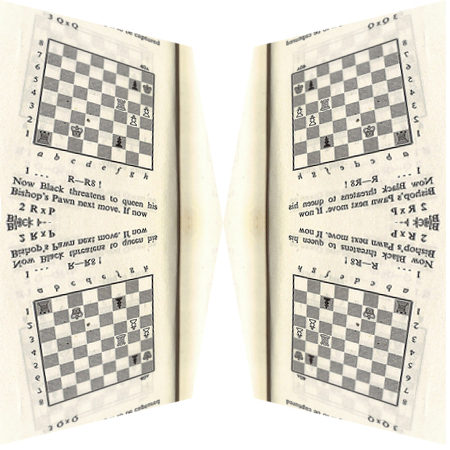
#> input picture notebooks/orig.png, 450 x 450 px
$ jupyter execute --allow-errors expt1.ipynb   (shell and % lines are left out)
#> lines starting #> are read from the running program, lines starting #| are printed output that depends on the picture; after the words box and inside, x2 and y2 are one past the last pixel; in counts of white or black regions, pixels touching at a corner belong together
### src/findchess.py
#!/bin/env python3

from __future__ import annotations
import cv2
import numpy as np
import argparse
import sys
# from scalene import scalene_profiler  # SIGSEGV; possible issue with cv2
from numpy.typing import NDArray
from typing import Type, List, Dict, Tuple, Optional, Union

BGRColor = Tuple[int, int, int]
Coord = Tuple[float, float]
GridCoord = Tuple[int, int]
CV2Contour = NDArray

MISSING_BOARD = -1, -1
UNKNOWN = -1
RED = (0, 0, 255)  # BGR
MAX_SEGMENT = 1000  # pixels


class LineError(Exception):
    pass


class Line:
    """
    Representation of a line in Hough space.
    """

    def __init__(self, rho: float, theta: float):

        if rho < 0:
            raise LineError(f"Expected parameter rho >= 0 but got rho = {rho:.3f}")

        if theta < 0 or theta > np.pi:
            raise LineError(f"Expected parameter theta to be >= 0 and < np.pi but got theta = {theta:.3f}")

        self._rho = rho
        self._theta = theta
        self._cos_factor: float = np.cos(theta)
        self._sin_factor: float = np.sin(theta)
        self._center: Coord = self._cos_factor * rho, self._sin_factor * rho

    def get_center(self) -> Coord:
        return self._center

    def get_rho(self) -> float:
        return self._rho

    def get_theta(self) -> float:
        return self._theta

    # [22 lines left out: function get_segment, not called in this run]

    def inside_threshold_range(self, threshold: float = np.pi/4) -> bool:
        return self._theta > threshold and self._theta < (np.pi - threshold)

    def intersect(self, line: Line) -> Coord:
        ct1, st1 = self._cos_factor, self._sin_factor
        ct2, st2 = line._cos_factor, line._sin_factor
        d = ct1 * st2 - st1 * ct2

        if np.isclose(d, 0.0):  # default atol = 1e-8
            raise LineError('Parallel lines: %s, %s)' % (str(self), str(line)))

        x = (st2 * self._rho - st1 * line._rho) / d
        y = (-ct2 * self._rho + ct1 * line._rho) / d
        return (x, y)

    def draw(self, image, length: int = MAX_SEGMENT, color: BGRColor = RED, thickness: int = 2):
        p1, p2 = self.get_segment(length, length)
        cv2.line(image, p1, p2, color, thickness)

    def __repr__(self) -> str:
        return "(t: %.2fdeg, r: %.0f)" % (self._theta * 180/np.pi, self._rho)

    def __eq__(self, line: Line) -> bool:
        return np.isclose(self._rho, line._rho) and np.isclose(self._theta, line._theta)  # atol = 1e-8

    @staticmethod
    def partition_lines(lines: List[Line]) -> tuple[List[Line], List[Line]]:
        inside = list(filter(lambda line: line.inside_threshold_range(), lines))
        outside = list(filter(lambda line: not line.inside_threshold_range(), lines))
        return inside, outside

    @staticmethod
    def discard_close_lines(sorted_lines: List[Line], horizontal: bool = True, threshold: int = 40) -> List[Line]:

        index = 1 if horizontal else 0

        def find_cluster_starting_at(i):
            start = i
            start_center = sorted_lines[start]._center[index]
            while i < len(sorted_lines) and (sorted_lines[i]._center[index] - start_center < threshold):
                i += 1
            middle = (i - start)//2
            return sorted_lines[start + middle], i

        next = 0
        filtered = []
        while next < len(sorted_lines):
            cluster_middle, next = find_cluster_starting_at(next)
            filtered.append(cluster_middle)

        return filtered


class Contours:

    def __init__(self, img: NDArray):
        im_gray = cv2.cvtColor(img, cv2.COLOR_BGR2GRAY)
        _, self.im_bw = cv2.threshold(im_gray, 128, 255, cv2.THRESH_BINARY | cv2.THRESH_OTSU)
        self.contours, self.hierarchy = cv2.findContours(self.im_bw, cv2.RETR_CCOMP, cv2.CHAIN_APPROX_TC89_KCOS)

    def __getitem__(self, index: int):
        return self.contours[index]

    # [11 lines left out: function longest, not called in this run]

    def filter(self, min_ratio_bounding=0.6, min_area_percentage=0.01, max_area_percentage=0.40) -> List[CV2Contour]:
        """Filters a contour list based on some rules. If hierarchy != None,
        only top-level contours are considered.
        :param min_ratio_bounding: minimum contour area vs. bounding box area ratio
        :param min_area_percentage: minimum contour vs. image area percentage
        :param max_area_percentage: maximum contour vs. image area percentage
        :returns: list of contours
        """

        hierarchy = self.hierarchy
        if hierarchy is None:
            return []

        while len(hierarchy.shape) > 2:
            hierarchy = np.squeeze(hierarchy, 0)

        img_area = self.im_bw.shape[0] * self.im_bw.shape[1]

        def ratio(a, b): return min(a, b)/float(max(a, b)) if a != 0 and b != 0 else -1

        NEXT_SIBLING, PREV_SIBLING, FIRST_CHILD, PARENT = 0, 1, 2, 3
        NO_NODE = -1
        parents = []
        filtered = []
        for i, c in enumerate(self.contours):

            if hierarchy[i][FIRST_CHILD] != NO_NODE:
                continue

            # TODO: Only perform the following if num boards known and num boards > 1
            if hierarchy[i][NEXT_SIBLING] == NO_NODE and hierarchy[i][PREV_SIBLING] == NO_NODE:
                continue

            _, _, w, h = cv2.boundingRect(c)
            if ratio(h, w) < min_ratio_bounding:
                continue

            contour_area = cv2.contourArea(c)
            img_contour_ratio = ratio(img_area, contour_area)
            if img_contour_ratio < min_area_percentage:
                continue
            if img_contour_ratio > max_area_percentage:
                continue

            parents.append(hierarchy[i][PARENT])
            filtered.append(c)

        if not np.all(parents == parents[0]):
            print("WARNING: Contour hierarchies with different parents.")

        return filtered

    @staticmethod
    def draw_contour(image: NDArray, contour: CV2Contour, color: BGRColor, thickness: int = 4):
        def rnd(x): return (round(x[0]), round(x[1]))
        for i in range(len(contour)):
            p1 = tuple(contour[i])
            p2 = tuple(contour[int((i+1) % len(contour))])
            cv2.line(image, rnd(p1), rnd(p2), color, thickness)


def draw_contour(image: NDArray, contour: CV2Contour, color: BGRColor, thickness: int = 4):
    Contours.draw_contour(image, contour, color, thickness)


class Quadrangle:
    def __init__(self, a: Coord, b: Coord, c: Coord, d: Coord):
        self.corners = a, b, c, d

    # To keep old notebooks working
    @classmethod
    def get_perspective(cls: Type[Quadrangle], image: NDArray, points: CV2Contour,
                        houghThreshold: int = 160, hough_threshold_step: int = 20) -> Optional[Quadrangle]:
        return cls.get_quad(image, points, houghThreshold, hough_threshold_step)

    @classmethod
    def get_quad(cls: Type[Quadrangle], image: NDArray, points: CV2Contour,
                 houghThreshold: int = 160, hough_threshold_step: int = 20) -> Optional[Quadrangle]:
        tmp = np.zeros(image.shape[0:2], np.uint8)
        Contours.draw_contour(tmp, points, (255, 255, 255), 1)

        grid = None
        for i in range(houghThreshold//hough_threshold_step):

            hough_lines = cv2.HoughLines(tmp, 1, np.pi / 180,
                                         houghThreshold - i * hough_threshold_step)  # numpy array
            if hough_lines is None:
                continue

            lines = [Line(line[0], line[1]) for line in hough_lines.squeeze(axis=1)]  # list of Line objects

            horizontal, vertical = Line.partition_lines(lines)
            vertical.sort(key=lambda line: line._center[0])
            vertical = Line.discard_close_lines(vertical, horizontal=False)
            horizontal.sort(key=lambda line: line._center[1])
            horizontal = Line.discard_close_lines(horizontal, horizontal=True)

            if len(vertical) == 2 and len(horizontal) == 2:
                grid = (vertical, horizontal)
                break

        if grid is None:
            return None

        if vertical[0].get_center()[0] > vertical[1].get_center()[0]:
            v2, v1 = vertical
        else:
            v1, v2 = vertical

        if horizontal[0].get_center()[1] > horizontal[1].get_center()[1]:
            h2, h1 = horizontal
        else:
            h1, h2 = horizontal

        return cls(h1.intersect(v1), h1.intersect(v2), h2.intersect(v2), h2.intersect(v1))

    def perspective_corr(self, image: NDArray, w: int, h: int,
                         dest: Optional[Tuple[Coord, Coord, Coord, Coord]] = None) -> NDArray:
        if dest is None:
            dest = ((0, 0), (w, 0), (w, h), (0, h))

        corners = self.corners
        if corners is None:
            im_w, im_h, _ = image.shape
            corners = ((0, 0), (im_w, 0), (im_w, im_h), (0, im_h))

        quadrangle = np.array(corners, np.float32)
        dest_arr = np.array(dest, np.float32)

        coeffs = cv2.getPerspectiveTransform(quadrangle, dest_arr)
        return cv2.warpPerspective(image, coeffs, (w, h))

    # support older coder
    def correction(self, image: NDArray, w: int, h: int,
                   dest: Optional[Tuple[Coord, Coord, Coord, Coord]] = None) -> NDArray:
        return self.perspective_corr(image, w, h, dest)


class BoardError(Exception):
    pass


class BoardCanvas:

    # [150 lines left out: functions __init__, save_boards, print_missing_stats, print, extract_boards, not called in this run]


# So that older notebooks still work without changes
Perspective = Quadrangle


# [43 lines that do not run on import are left out]
    # scalene_profiler.stop()

### src/util.py
import cv2
import numpy as np
import random

def writedoc(image, name):
    cv2.imwrite("images/" + name + ".png", image)

# [6 lines left out: function showImage, not called in this run]

def drawLine(image, a, b, color, thickness=1):
    rnd = lambda x : (round(x[0]), round(x[1]))
    cv2.line(image, rnd(a), rnd(b), color, thickness)


def drawContour(image, contour, color, thickness=4):
    for i in range(len(contour)):
        p1 = tuple(contour[i])
        p2 = tuple(contour[int((i+1) % len(contour))])
        drawLine(image, p1, p2, color, thickness)


def drawBoundaries (image, boundaries, color=(128, 128, 0)):
    p_min, p_max = boundaries
    cv2.rectangle(image, p_min, p_max, color)


def drawPerspective(image, perspective, thickness=4):
    (a,b,c,d) = perspective

    #    cv2.polylines(image, np.array(perspective, 'int32'), False, (0,0,255) )
    drawLine(image, a,c, (255,0,0), thickness)
    drawLine(image, b,d, (255,0,255), thickness)


def drawLines(image, lines, color=(0,0,255), thickness=2):
    for l in lines:
        l.draw(image, color, thickness)

def drawPoint(image, point, color, radius=3, thickness=2):
    cv2.circle(image, tuple([int(i) for i in point]), radius, color, thickness)


# [4 lines left out: function ratio, not called in this run]

def randomColor(ncol=3):
    return [(random.randint(128, 255) * (random.randint(0,100) % 2)) for x in range(ncol)]

### notebooks/expt1.ipynb
### Board Detection

[cell 1]
import numpy as np
import cv2
import matplotlib.pyplot as plt
plt.rcParams["figure.figsize"] = (8, 8)
import sys
sys.path.append('../src')
import util
import findchess

# warning: will actually flip if only one channel i.e. grayscale
rgb = lambda img : np.flip(img, axis=-1)

- Read image from file

[cell 2]
img = cv2.imread('orig.png')
#> img is the input picture: shape (450, 450, 3); mean B, G, R 207.7, 219.5, 223.7
plt.imshow(rgb(img))

- Convert image to grayscale

[cell 3]
im_gray = cv2.cvtColor(img, cv2.COLOR_BGR2GRAY)
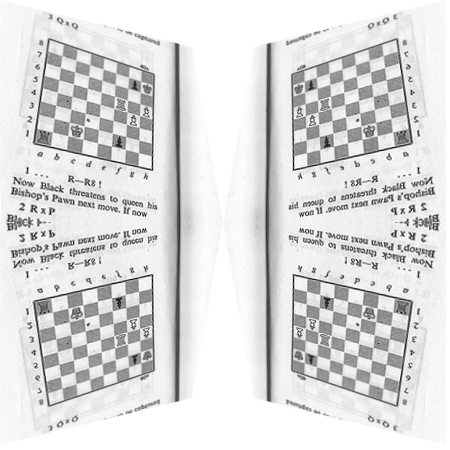
#> im_gray: shape (450, 450); min 3, max 255, mean 219.4
plt.imshow(im_gray, 'gray')

- Convert to black and white taking into account average image brightness.

[cell 4]
(thresh, im_bw) = cv2.threshold(im_gray, 128, 255, cv2.THRESH_BINARY | cv2.THRESH_OTSU)
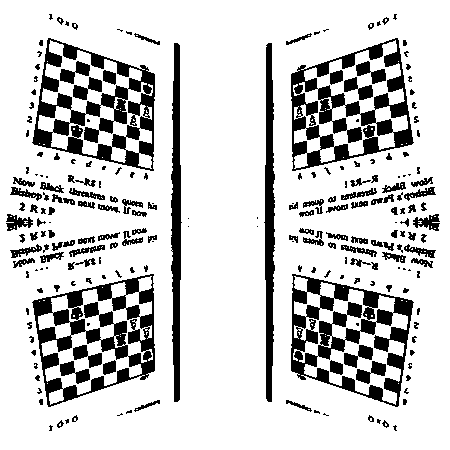
#> im_bw: shape (450, 450); 80.2% white; 224 black regions (82 under 20 px)
#> thresh = 188
plt.imshow(im_bw, 'gray')

- Find contours using cv2.findContours

[cell 5]
contours, hierarchy = cv2.findContours(im_bw, cv2.RETR_CCOMP, cv2.CHAIN_APPROX_TC89_KCOS)
#> contours = 513 contours, 278 with area under 20; largest, box (x1, y1, x2, y2) and area: (0, 0, 450, 450) 201601, (290, 273, 415, 408) 12174, (31, 37, 156, 172) 12172, (290, 37, 415, 172) 12130, (31, 273, 156, 408) 12126
im_contour = cv2.cvtColor(im_gray, cv2.COLOR_GRAY2BGR)
for c in contours:
    c = np.squeeze(c, 1)
    util.drawContour(im_contour, c, util.randomColor())
#> this loop made 513 passes
#> c on passes 1 to 3: [[385, 423], [386, 425]], [[60, 423], [60, 425]], [[309, 409]]
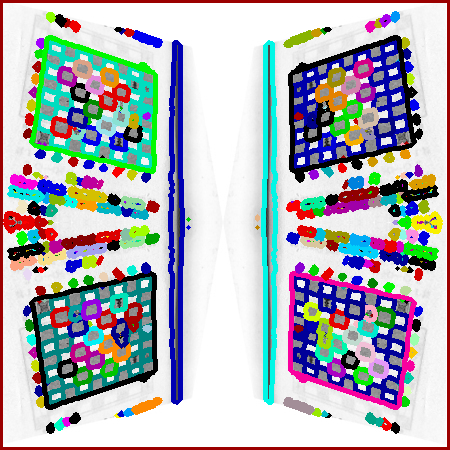
#> im_contour: shape (450, 450, 3); mean B, G, R 184.3, 178.9, 175.8

plt.imshow(rgb(im_contour))

- Filter irrelevant contours:
    - Area either too small or too large
    - Height-to-width ratio "not close to 1"

[cell 6]
contours = findchess.Contours(img)
#> in __init__, `self.contours, self.hierarchy = cv2.findContours(self.im_bw, cv2.RETR_..`: self.contours has the same summary as contours outside __init__; self.hierarchy = 513 rows, first 6: [1, -1, -1, -1], [2, 0, -1, -1], [3, 1, -1, -1], [4, 2, -1, -1], [5, 3, -1, -1], [6, 4, -1, -1]
filtered = contours.filter()
#> the loop in filter, `for i, c in enumerate(self.contours): ` made 513 passes
#> (w, h, contour_area, img_contour_ratio) on passes 28 to 30: (17, 16, 184, 0.000909), (17, 17, 202.5, 0.001), (15, 17, 171, 0.000844)
#> after the loop in filter, `for i, c in enumerate(self.contours):`: filtered = 4 contours; box (x1, y1, x2, y2) and area: (290, 273, 415, 408) 12174, (31, 37, 156, 172) 12172, (290, 37, 415, 172) 12130, (31, 273, 156, 408) 12126; parents = [287, 287, 287, 287]
im_contour = cv2.cvtColor(im_gray, cv2.COLOR_GRAY2BGR)
for contour in filtered:
    contour = np.squeeze(contour, 1)
    util.drawContour(im_contour, contour, util.randomColor())
#> this loop made 4 passes
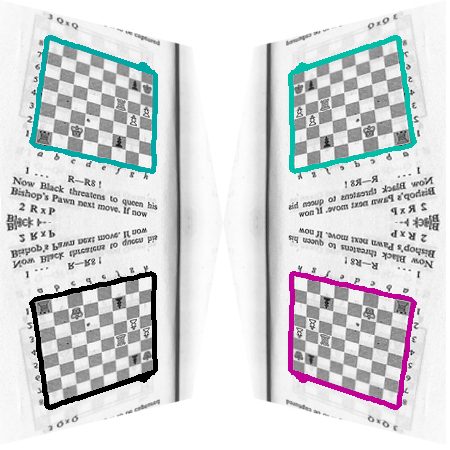
#> im_contour: shape (450, 450, 3); mean B, G, R 216.5, 215.1, 213.2

plt.imshow(rgb(im_contour))

### Board Extraction and Perspective Correction

- Draw each contour in an individual black buffer.

[cell 7]
height, width, _ = img.shape
#> height = 450; width = 450
blank = cv2.cvtColor(np.zeros((height, width), np.uint8), cv2.COLOR_GRAY2BGR)
#> blank: shape (450, 450, 3); every value is 0
blank_canvas = blank.copy()
contour1 = np.squeeze(filtered[-1], 1)
#> contour1 = 57 pairs, first value 31 to 155, second value 37 to 171
red = (0, 0, 255)
util.drawContour(blank_canvas, contour1 , red)
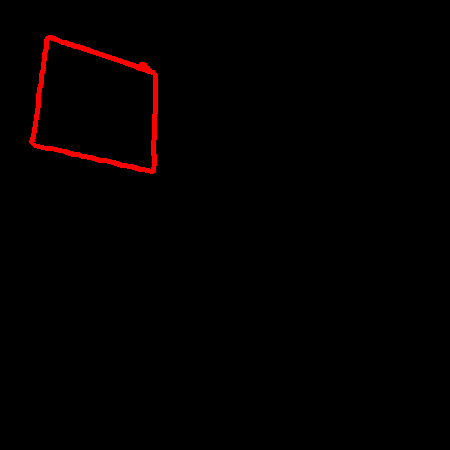
#> blank_canvas: shape (450, 450, 3); mean B, G, R 0, 0, 2.9
plt.imshow(rgb(blank_canvas))

- Find lines by using the standard Hough transform. This is done, iteratively, progressively decreasing the accumulator threshold parameter until there exactly 2 horizontal lines and 2 vertical lines (with some degree of freedom).
    - Lines that are too close to each other are ignored

[cell 8]
# Based on Perspective.get_perspective()

houghThreshold = 150
hough_threshold_step = 20

canvas_with_contour = cv2.cvtColor(blank_canvas, cv2.COLOR_BGR2GRAY)
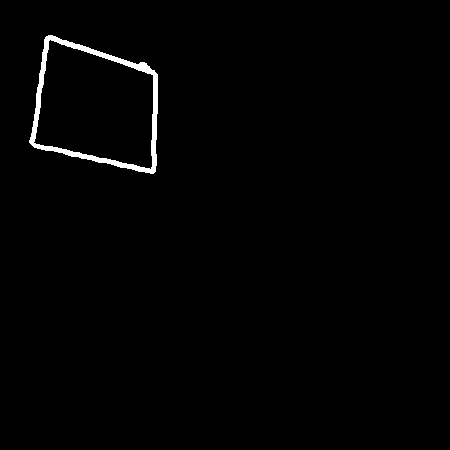
#> canvas_with_contour: shape (450, 450); values 0 (black) and 76 (white), 1.1% white; 1 white region, box (x1, y1, x2, y2) and area: (29, 35, 158, 174) 2278
#> `hough_lines = cv2.HoughLines(canvas_with_contour, one_pixel, one_degre..`: hough_lines = None

grid= None
#> (the rest of this cell did not finish here and is left out)

[cell 9]
imgcopy = img.copy()
#> (the rest of this cell did not finish here and is left out)

- Calculate the perspective correction transformation using the 4 points of intersection.
- Apply the transformation to a copy of the original image and crop it to size.

[cell 10]
# Based on extract_boards()

im_pers = cv2.cvtColor(im_gray, cv2.COLOR_GRAY2BGR)
board_size = 200  # pixels
boards = []
#> (the rest of this cell did not finish here and is left out)

[cell 11]
if boards:
    px = 1/plt.rcParams['figure.dpi']
    plt.figure(figsize=(board_size*px, board_size*px))
    plt.imshow(rgb(boards[-1]))
